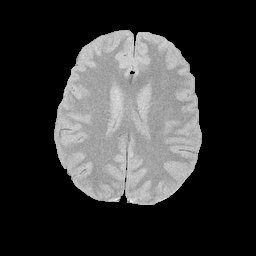
#> input picture temp/de_sk_fin4.jpg, 256 x 256 px, found by its file name
$ python OTSU_G.py
#> lines starting #> are read from the running program, lines starting #| are printed output that depends on the picture; after the words box and inside, x2 and y2 are one past the last pixel; in counts of white or black regions, pixels touching at a corner belong together
#> further down, img is the input picture: shape (256, 256); min 0, max 255, mean 54.5
'''
OTSU algorithm
input : gray pic (cv2 Image)
output : Threshold
'''


import cv2
import numpy as np
from PIL import Image
from DilateAndErosion import *


'''
需要算出每个像素的概率
修改过的OTSU
将背景置为两个峰中的一个
'''
def OTSU_GET(img):
    T_OTSU = 0 # OTSU Threshold
    delta = []
    # get the list of every pixel probability
    w,h = img.shape
#> w = 256; h = 256
    pixsum = w*h #pixel sum
#> pixsum = 65536
    data = np.zeros([256,1],dtype=int)
    for i in range(0,w):
        for j in range(0,h):
            data[int(img[i,j])]+=1
    data = data/pixsum

    # Get rid of the background
    data_no_zero = list(data[1:])
    Max = max(data_no_zero)
#> Max = [0.00919]
    pix_val = data_no_zero.index(Max) + 1
#> pix_val = 164

    img_zero_index = np.argwhere(img < 150)
#> img_zero_index = 45693 pairs, first value 0 to 255, second value 0 to 255
    num, temp = img_zero_index.shape
#> num = 45693; temp = 2
    for i in range(num):
        img[img_zero_index[i,0],img_zero_index[i,1]] = pix_val
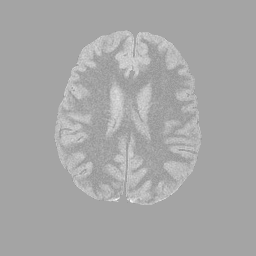
#> img: shape (256, 256); min 150, max 255, mean 167.3

    # Ima = Image.fromarray(img)
    # Ima.show()

    data_n = np.zeros([256,1],dtype=int)
    for i in range(0,w):
        for j in range(0,h):
            data_n[int(img[i,j])]+=1
    data_n = data_n/pixsum

    for t in range(1,256):

        w0 = sum(data_n[0:t])
        if w0 == 0:
            u0 = 0
        else:
            u0 = sum(i*data_n[i] for i in range(0,t))/w0

        w1 = sum(data_n[t:255])
        if w1 == 0:
            u1 = 0
        else:
            u1 = sum(j*data_n[j] for j in range(t,255))/w1

        delta.append(w0*w1*(u1-u0)*(u1-u0))

    max_de = max(delta)
#> max_de = [77.79]
    T_OTSU = delta.index(max_de)
#> T_OTSU = 176

    return T_OTSU


if __name__ == "__main__":
    img = cv2.imread('/Users/zhangyesheng/Desktop/医学信息学/Project/temp/de_sk_fin4.jpg',-1)
    # [4 lines of commented-out code are left out]
    T = OTSU_GET(img)
#> T = 176
    # print(T)
    T,imgd = cv2.threshold(img, T, 255, cv2.THRESH_BINARY)
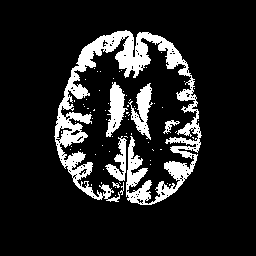
#> imgd: shape (256, 256); 13.4% white; 70 white regions (63 under 20 px), largest, box (x1, y1, x2, y2) and area: (54, 30, 202, 205) 6917, (128, 83, 153, 140) 616, (106, 82, 128, 137) 611
    # [6 lines of commented-out code are left out]

    Ima = Image.fromarray(imgd)
    Ima.show()


# [8 lines of commented-out code are left out]

$ run again, with temp/de_sk_fin6.jpg copied over temp/de_sk_fin4.jpg
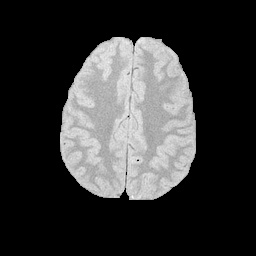
#> input picture temp/de_sk_fin6.jpg, 256 x 256 px, found by its file name
#> img is the input picture: shape (256, 256); min 0, max 255, mean 53
#> img_zero_index = 47659 pairs, first value 0 to 255, second value 0 to 255
#> T = 1
#> `T,imgd = cv2.threshold(img, T, 255, cv2.THRESH_BINARY)`:
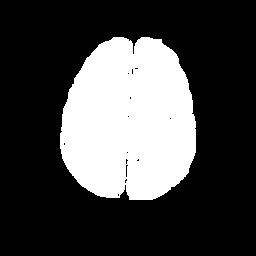
#> imgd: shape (256, 256); 27.3% white; 1 white region, box (x1, y1, x2, y2) and area: (60, 37, 196, 200) 17877
